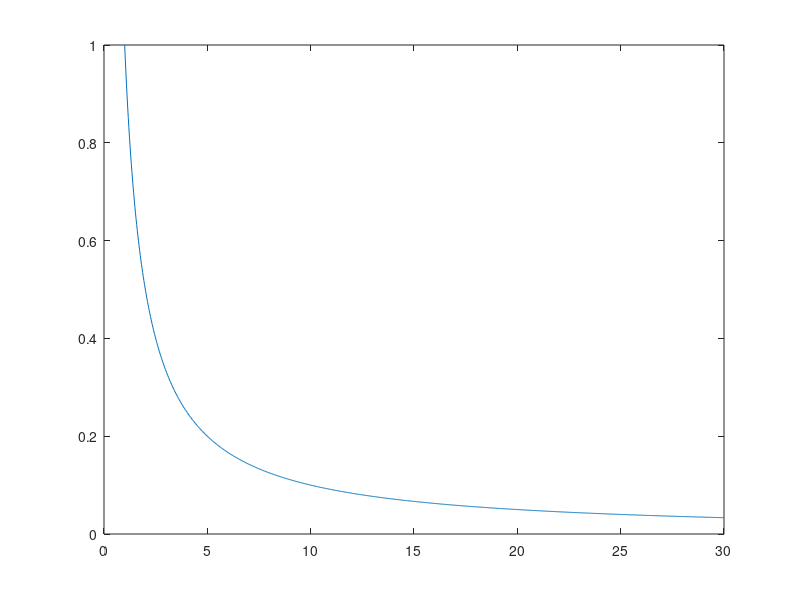

The MATLAB source for this figure: (Note: this script raises an error after producing the figure.)
function meanSigmaF = AllResolutionChanges()

% filenames of spectra, we will iterate through
a = [
'Q0836-spec_LyaMatrix.tex';
'Q1306-spec_LyaMatrix.tex';
'qso_z_628_lo_res_LyaMatrix.txt';
'qso_z_637_lo_res_LyaMatrix.txt';
'z517.spec_LyaMatrix.tex';
'z521.spec_LyaMatrix.tex';
'z531.spec_LyaMatrix.tex';
'z541.spec_LyaMatrix.tex';
'z574_LyaMatrix.tex';
'z580_LyaMatrix.tex';
'z582_hres.spec_LyaMatrix.tex';
'z582_LyaMatrix.tex';
'z595_LyaMatrix.tex';
'z599_hres.spec_LyaMatrix.tex';
'z599_LyaMatrix.tex';
'z605_LyaMatrix.tex';
'z607_LyaMatrix.tex';
'z614_LyaMatrix.tex';
'z621_LyaMatrix.tex';
];

filenames = cellstr(a);
nfiles = length(filenames);

b = [
'Q0836-spec_snrEstimate.tex';
'Q1306-spec_snrEstimate.tex';
'qso_z_628_lo_res_snrEstimate.txt';
'qso_z_637_lo_res_snrEstimate.txt';
'z517.spec_snrEstimate.tex';
'z521.spec_snrEstimate.tex';
'z531.spec_snrEstimate.tex';
'z541.spec_snrEstimate.tex';
'z574_snrEstimate.tex';
'z580_snrEstimate.tex';
'z582_hres.spec_snrEstimate.tex';
'z582_snrEstimate.tex';
'z595_snrEstimate.tex';
'z599_hres.spec_snrEstimate.tex';
'z599_snrEstimate.tex';
'z605_snrEstimate.tex';
'z607_snrEstimate.tex';
'z614_snrEstimate.tex';
'z621_snrEstimate.tex';
];    
snrfiles = cellstr(b);


% corresponding spectra redshifts
zs = [
5.82;
5.99;
6.28;
6.37;
5.17;
5.21;
5.31;
5.41;
5.74;
5.80;
5.82;
5.82;
5.95;
5.99;
5.99;
6.05;
6.07;
6.14;
6.21;
];

sigmaF = [];

% loop through, alter spectral resolution
figure; 
resratios = linspace(1,30,1000);
sigratios = 1./resratios;
plot(resratios,sigratios);
for i = 1:nfiles
  z = zs(i);
  filename = filenames{i}
  snrfilename = snrfiles{i};
  [res0 FWHMfinal nratio OneSigmaF useBool] = SetSpectraResolution(filename,z,snrfilename);  
  hold on; plot(FWHMfinal/res0,nratio,'x');
  
  
  if (useBool)
    sigmaF = [sigmaF OneSigmaF];
  else
    disp('SKIPPING SPECTRA IN AVERAGE!!!');
  end
  
end  
hold on;
plot(resratios,sigratios);
xlabel('FWHM_{final}/v_{res,0}');
ylabel('\sigma_{N}^2/\sigma_{N,0}^2');
legend('1/(FWHM/v_{res})')
saveas(gcf,'NoisePlot.png');
  
%%% After an initial run, it looks like we get an average of 
%%% sigmaF = 0.161197
meanSigmaF = mean(sigmaF);
disp(sigmaF)
disps = sprintf('The average sigmaF that you found was %f...',meanSigmaF);
disp(disps);
close all;
end
